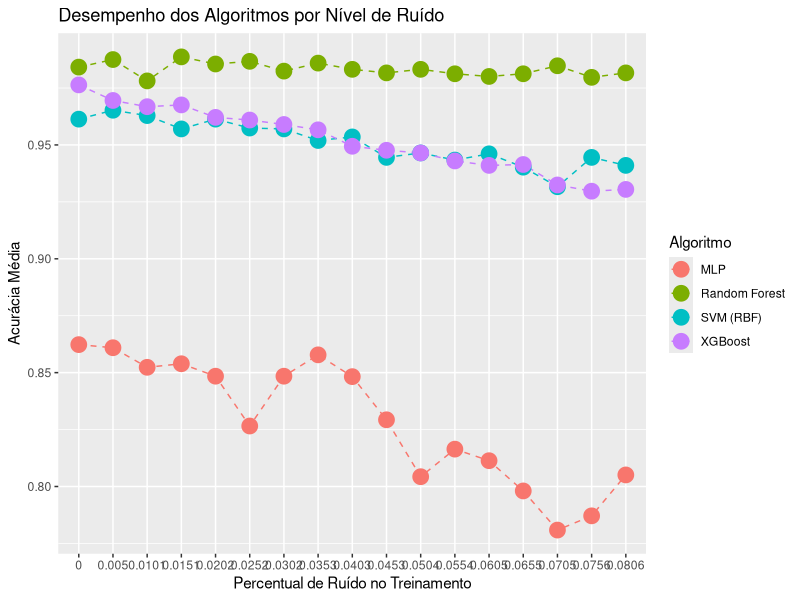
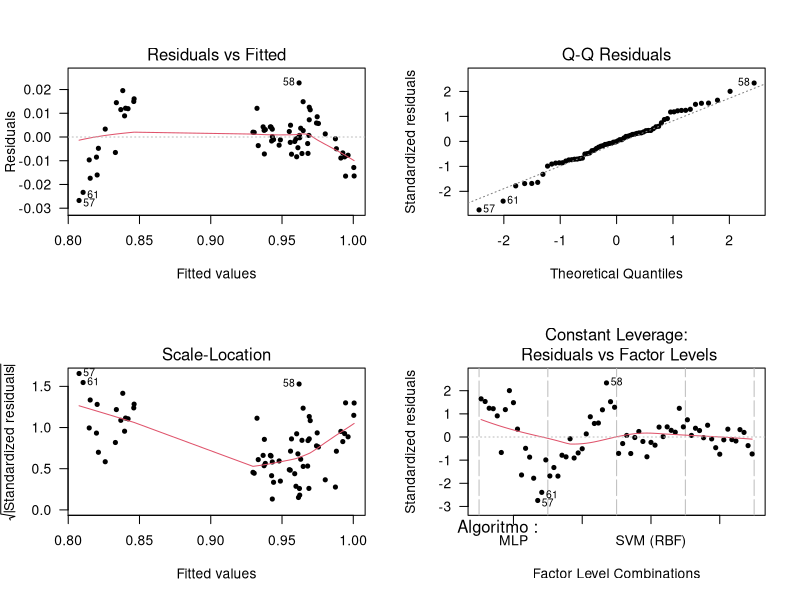
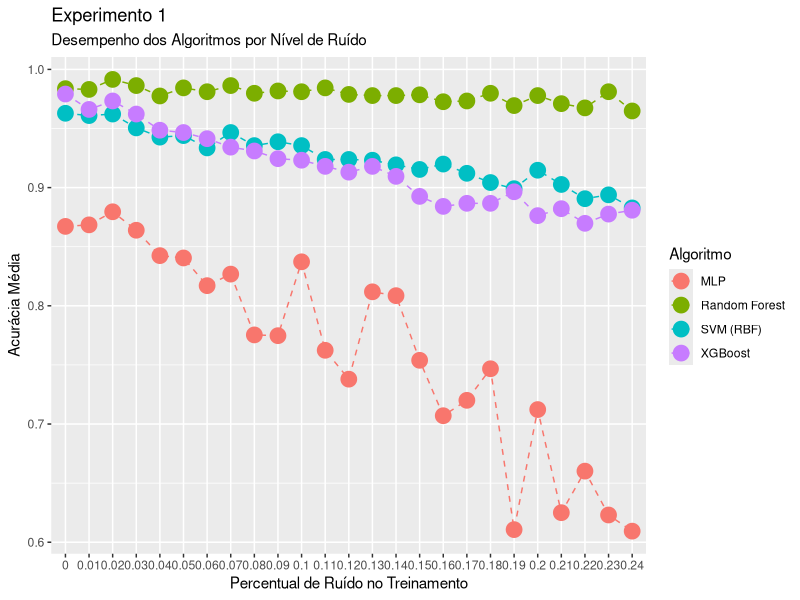
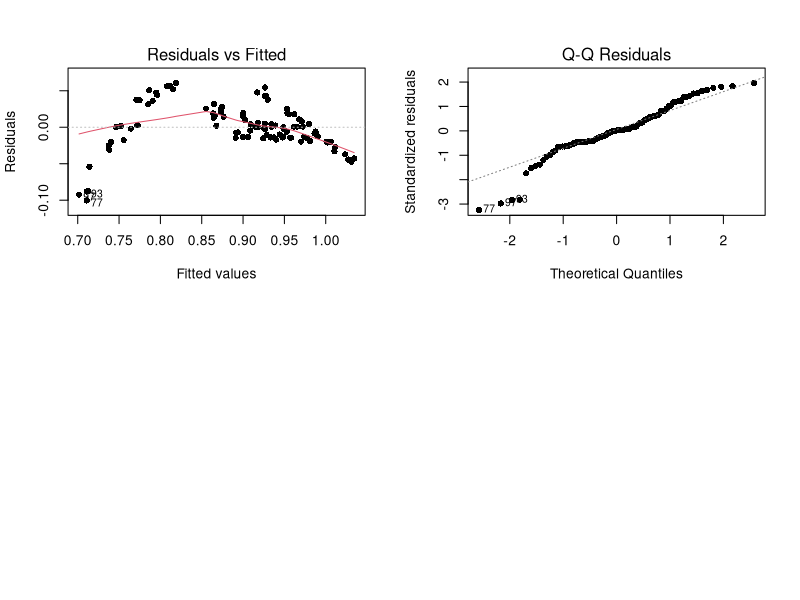
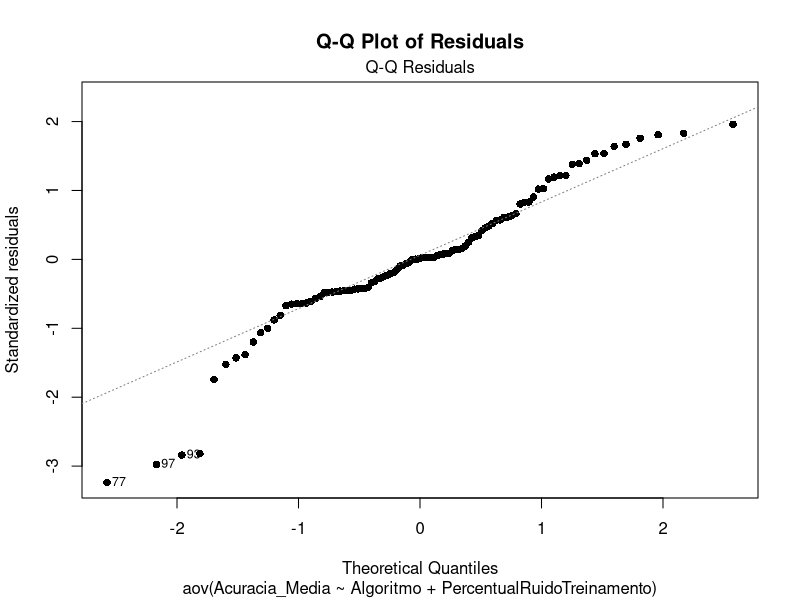
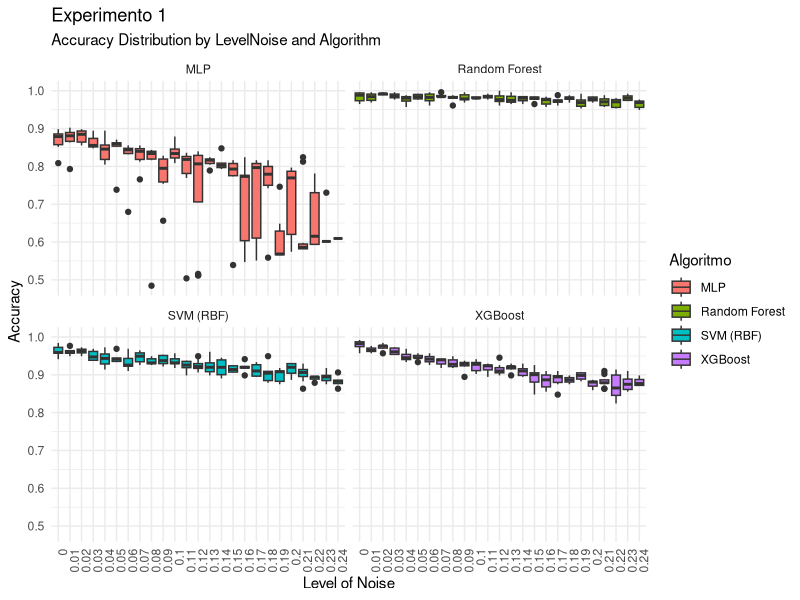
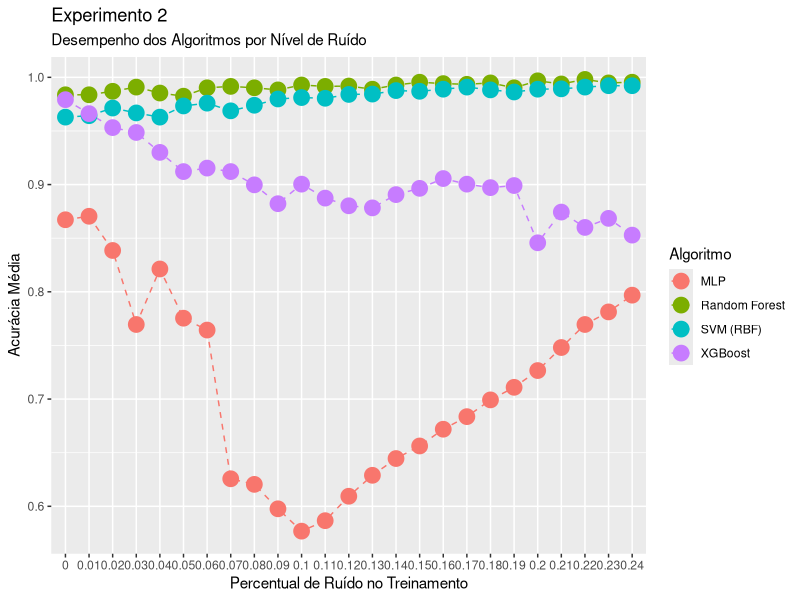
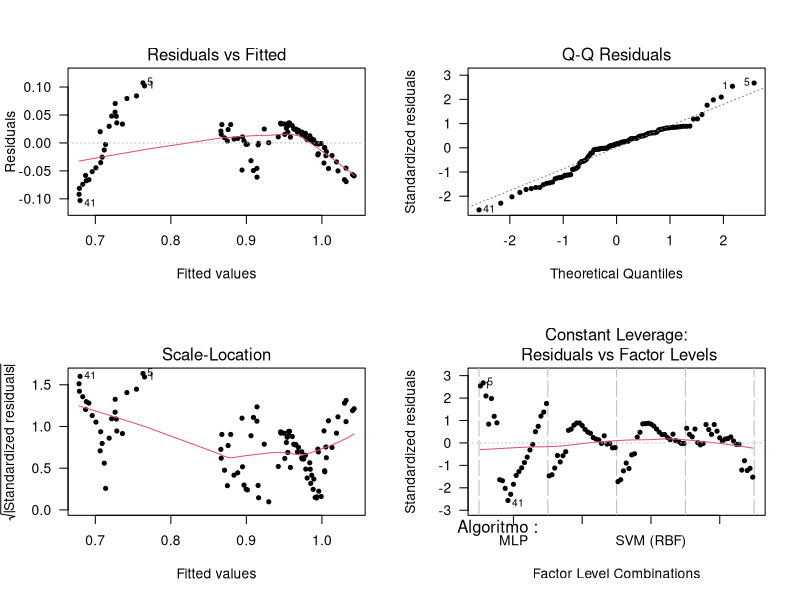

Reproduce these figures in R, in order.
# Carregar bibliotecas necessárias
library(dplyr)
library(readr)
library(stringr)
library(ggplot2)

#rm(list=ls())

# Load data
file <- read.csv("resultados/pilotos/estudo_piloto_3.csv",
                     header=TRUE)
data <- file %>%rename(Algoritmo = Classifier,
                       X = X,
                       acuracia = Accuracy,
                       percentualRuidoTreinamento = `Noise.Level`)
head(data)

# Gráfico ##################################################
# Transformar Percentual de Ruído em fator
data$percentualRuidoTreinamento <- as.factor(data$percentualRuidoTreinamento)

# Agregar os dados: média da acurácia por algoritmo e nível de ruído
aggdata <- aggregate(x = data$acuracia, 
                     by = list(Algoritmo = data$Algoritmo, 
                               percentualRuidoTreinamento = data$percentualRuidoTreinamento), 
                     FUN = mean)

# Rename columns
names(aggdata) <- c("Algoritmo", 
                    "PercentualRuidoTreinamento",
                    "Acuracia_Media")

# Coerce categorical variables to factors
for (i in 1:2){
  aggdata[, i] <- as.factor(aggdata[, i])
}

#pdf("./figs/ggplot_piloto.pdf", width = 5, height = 5) # <-- uncomment to save plot

# Gráfico de linhas para visualizar o impacto do ruído na acurácia
p <- ggplot(aggdata, aes(x = PercentualRuidoTreinamento, 
                         y = Acuracia_Media, 
                         group = Algoritmo, 
                         colour = Algoritmo))
p <- p + geom_line(linetype=2) + geom_point(size=5)
p <- p + labs(title = "Desempenho dos Algoritmos por Nível de Ruído",
         x = "Percentual de Ruído no Treinamento",
         y = "Acurácia Média")
print(p)

# Calculo dos blocos  ####################
d = 0.5        # Mínima diferença de importância prática (padronizada)
alpha <- 0.05  # Nível de significância
p <- 1 - alpha # Nível de confiança

n <- 2
power <- 0
while (power < 0.8)
{
  df <- n - 1         # n - 1 graus de liberdade
  ncp <- d * sqrt(n)  # Non-centrality parameter
  
  power <- pt(qt(p,df), df, ncp=ncp, lower.tail=FALSE)
  n <- n + 1
}
n
power

# Calculo das repeticoes  ####################
alpha <- 0.05 # nível de significância
d <- 0.5
a <- length(unique(aggdata$Algoritmo))  # Número de algoritmos
n_max <- 1000 # Número máximo de epetições por instância

# Dataframe para armazenar os resultados
# Criar dataframe para armazenar os resultados
repeticoes <- data.frame(
  Algoritmo = character(),
  Repeticoes = integer(),
  Poder = numeric()
)

for (ruido in unique(aggdata$PercentualRuidoTreinamento)) {
  # Calcula n para cada instância para atingir poder >= 0.8
  n <- 2
  power <- 0
  
  # Obter desvio padrão da acurácia média nos algoritmos para esse nível de ruído
  sd <- sd(aggdata$Acuracia_Media[aggdata$PercentualRuidoTreinamento == ruido])
  
  while (power < 0.8)
  {
    df1 <- a - 1 # Graus de liberdade do numerador
    df2 <- a * (n - 1) # Graus de liberdade do denominador
    
    # Calcular a média da acurácia para cada algoritmo no nível de ruído atual
    mu_rf  <- aggdata$Acuracia_Media[aggdata$PercentualRuidoTreinamento == ruido & aggdata$Algoritmo == "Random Forest"]
    mu_svm <- aggdata$Acuracia_Media[aggdata$PercentualRuidoTreinamento == ruido & aggdata$Algoritmo == "SVM (RBF)"]
    mu_xgb <- aggdata$Acuracia_Media[aggdata$PercentualRuidoTreinamento == ruido & aggdata$Algoritmo == "XGBoost"]
    mu_mlp <- aggdata$Acuracia_Media[aggdata$PercentualRuidoTreinamento == ruido & aggdata$Algoritmo == "MLP"]
    
    # Média global considerando os quatro classificadores
    mu <- mean(c(mu_rf, mu_svm, mu_xgb, mu_mlp))
    
    # Calcula o NCP
    ncp <- (n*((mu_rf - mu)^2 + (mu_svm - mu)^2 + (mu_xgb - mu)^2 + (mu_mlp - mu)^2)) / (sd^2)
    
    F.crit <- qf(alpha, df1, df2, lower.tail = FALSE)
    
    power <- pf(F.crit, df1, df2, ncp, lower.tail = FALSE)

    if (n >= n_max) {
      break
    } else {
      n = n + 1
    }

  }
  
  # Armazenar resultados
  repeticoes <- rbind(repeticoes, 
                      data.frame(PercentualRuidoTreinamento = ruido, 
                                 Repeticoes = n, 
                                 Poder = power))
  # Salvar resultados em um arquivo CSV
  write.csv(repeticoes, "repeticoes.csv", row.names = FALSE)
  
}

# Análise Estatística ######################################
model <- aov(Acuracia_Media ~ Algoritmo + PercentualRuidoTreinamento, data = aggdata)
summary(model)
par(mfrow = c(2, 2))
plot(model, pch = 20, las = 1)

shapiro.test(model$residuals)

fligner.test(acuracia ~ interaction(Algoritmo,percentualRuidoTreinamento), 
             data = data)



# Experimento 1 ###########################
file <- read.csv("resultados/experimento/resultadosExperimento1.csv",
                 header=TRUE)
data <- file %>%rename(Algoritmo = Classifier,
                       X = X,
                       acuracia = Accuracy,
                       percentualRuidoTreinamento = `Noise.Level`)
head(data)
data$percentualRuidoTreinamento <- round(data$percentualRuidoTreinamento,2)
data$percentualRuidoTreinamento <- as.factor(data$percentualRuidoTreinamento)
unique(data$percentualRuidoTreinamento)
# Agregar os dados: média da acurácia por algoritmo e nível de ruído
aggdata <- aggregate(x = data$acuracia, 
                     by = list(Algoritmo = data$Algoritmo, 
                               percentualRuidoTreinamento = data$percentualRuidoTreinamento), 
                     FUN = mean)

# Rename columns
names(aggdata) <- c("Algoritmo", 
                    "PercentualRuidoTreinamento",
                    "Acuracia_Media")
# Coerce categorical variables to factors
for (i in 1:2){
  aggdata[, i] <- as.factor(aggdata[, i])
}


#pdf("./figs/ggplot_piloto.pdf", width = 5, height = 5) # <-- uncomment to save plot

# Gráfico de linhas para visualizar o impacto do ruído na acurácia
p <- ggplot(aggdata, aes(x = PercentualRuidoTreinamento, 
                         y = Acuracia_Media, 
                         group = Algoritmo, 
                         colour = Algoritmo))
p <- p + geom_line(linetype=2) + geom_point(size=5)
p + labs( subtitle = "Desempenho dos Algoritmos por Nível de Ruído",
          title = "Experimento 1",
         x = "Percentual de Ruído no Treinamento",
         y = "Acurácia Média")

## Experimento 1 - Analise estatistica ####

model <- aov(Acuracia_Media ~ Algoritmo + PercentualRuidoTreinamento, data = aggdata)
summary(model)
plot(model, which = 1,pch=16)  # Residuals vs Fitted
plot(model, which = 2,pch=16)  # Q-Q Plot of Residuals

shapiro.test(model$residuals)

fligner.test(acuracia ~ interaction(Algoritmo,percentualRuidoTreinamento), 
             data = data)

par(mfrow = c(1,1))
png("figuras/experimento1_normalidadeResiduos.png", width = 800, height = 600, res = 150)  # Save as PNG
par(cex.main = 1.5, cex.lab = 1.3, cex.axis = 1.2)  # Increase text sizes
plot(model, which = 2, main = "Residuals vs Fitted",pch=16)  # Residuals vs Fitted
dev.off() 
png("figuras/experimento1_varianciaResiduos.png", width = 800, height = 600, res = 150)  # Save as PNG
par(cex.main = 1.5, cex.lab = 1.3, cex.axis = 1.2)  # Increase text sizes
plot(model, which = 1, main = "Residuals vs Fitted",pch=16)  # Residuals vs Fitted
dev.off() 
plot(model, which = 2, main = "Q-Q Plot of Residuals",pch=16)  # Q-Q Plot


ggplot(data, aes(x = factor(percentualRuidoTreinamento), y = acuracia, fill = Algoritmo)) +
  geom_boxplot() +
  facet_wrap(~ Algoritmo) +
  theme_minimal() +
  labs(title = "Experimento 1",
       subtitle = "Accuracy Distribution by LevelNoise and Algorithm",
       x = "Level of Noise", y = "Accuracy") +
  theme(axis.text.x = element_text(angle = 90, hjust = 1))


# Experimento 2 ###########################
file <- read.csv("resultados/experimento/resultadosExperimento2.csv",
                 header=TRUE)
data <- file %>%rename(Algoritmo = Classifier,
                       X = X,
                       acuracia = Accuracy,
                       percentualRuidoTreinamento = `Noise.Level`)
head(data)
data$percentualRuidoTreinamento <- round(data$percentualRuidoTreinamento,2)
data$percentualRuidoTreinamento <- as.factor(data$percentualRuidoTreinamento)
unique(data$percentualRuidoTreinamento)
# Agregar os dados: média da acurácia por algoritmo e nível de ruído
aggdata <- aggregate(x = data$acuracia, 
                     by = list(Algoritmo = data$Algoritmo, 
                               percentualRuidoTreinamento = data$percentualRuidoTreinamento), 
                     FUN = mean)

# Rename columns
names(aggdata) <- c("Algoritmo", 
                    "PercentualRuidoTreinamento",
                    "Acuracia_Media")
# Coerce categorical variables to factors
for (i in 1:2){
  aggdata[, i] <- as.factor(aggdata[, i])
}


#pdf("./figs/ggplot_piloto.pdf", width = 5, height = 5) # <-- uncomment to save plot

# Gráfico de linhas para visualizar o impacto do ruído na acurácia
p <- ggplot(aggdata, aes(x = PercentualRuidoTreinamento, 
                         y = Acuracia_Media, 
                         group = Algoritmo, 
                         colour = Algoritmo))
p <- p + geom_line(linetype=2) + geom_point(size=5)
p + labs( subtitle= "Desempenho dos Algoritmos por Nível de Ruído",
          title= "Experimento 2",
         x = "Percentual de Ruído no Treinamento",
         y = "Acurácia Média")

## Experimento 2 - Analise estatistica ####

model <- aov(Acuracia_Media ~ Algoritmo + PercentualRuidoTreinamento, data = aggdata)
summary(model)
par(mfrow = c(2, 2))
plot(model, pch = 20, las = 1)

shapiro.test(model$residuals)

fligner.test(acuracia ~ interaction(Algoritmo,percentualRuidoTreinamento), 
             data = data)
par(mfrow = c(1,1))
ggplot(data, aes(x = factor(percentualRuidoTreinamento), y = acuracia, fill = Algoritmo)) +
  geom_boxplot() +
  facet_wrap(~ Algoritmo) +
  theme_minimal() +
  labs(title="Experimento 3",
       subtitle = "Accuracy Distribution by LevelNoise and Algorithm",
       x = "Level of Noise", y = "Accuracy") +
  theme(axis.text.x = element_text(angle = 90, hjust = 1))

# Experimento 3 ###########################
file <- read.csv("resultados/experimento/resultadosExperimento3.csv",
                 header=TRUE)
data <- file %>%rename(Algoritmo = Classifier,
                       X = X,
                       acuracia = Accuracy,
                       percentualRuidoTreinamento = `Noise.Level`)
head(data)
data$percentualRuidoTreinamento <- round(data$percentualRuidoTreinamento,2)
data$percentualRuidoTreinamento <- as.factor(data$percentualRuidoTreinamento)
unique(data$percentualRuidoTreinamento)
# Agregar os dados: média da acurácia por algoritmo e nível de ruído
aggdata <- aggregate(x = data$acuracia, 
                     by = list(Algoritmo = data$Algoritmo, 
                               percentualRuidoTreinamento = data$percentualRuidoTreinamento), 
                     FUN = mean)

# Rename columns
names(aggdata) <- c("Algoritmo", 
                    "PercentualRuidoTreinamento",
                    "Acuracia_Media")
# Coerce categorical variables to factors
for (i in 1:2){
  aggdata[, i] <- as.factor(aggdata[, i])
}


#pdf("./figs/ggplot_piloto.pdf", width = 5, height = 5) # <-- uncomment to save plot

# Gráfico de linhas para visualizar o impacto do ruído na acurácia
p <- ggplot(aggdata, aes(x = PercentualRuidoTreinamento, 
                         y = Acuracia_Media, 
                         group = Algoritmo, 
                         colour = Algoritmo))
p <- p + geom_line(linetype=2) + geom_point(size=5)
p + labs( subtitle= "Desempenho dos Algoritmos por Nível de Ruído",
          title= "Experimento 3",
          x = "Percentual de Ruído no Treinamento",
          y = "Acurácia Média")

## Experimento 3 - Analise estatistica ####

model <- aov(Acuracia_Media ~ Algoritmo + PercentualRuidoTreinamento, data = aggdata)
summary(model)
par(mfrow = c(2, 2))
plot(model, pch = 20, las = 1)

shapiro.test(model$residuals)

fligner.test(acuracia ~ interaction(Algoritmo,percentualRuidoTreinamento), 
             data = data)

par(mfrow = c(1,1))
ggplot(data, aes(x = factor(percentualRuidoTreinamento), y = acuracia, fill = Algoritmo)) +
  geom_boxplot() +
  facet_wrap(~ Algoritmo) +
  theme_minimal() +
  labs(title="Experimento 3",
       subtitle = "Accuracy Distribution by LevelNoise and Algorithm",
       x = "Level of Noise", y = "Accuracy") +
  theme(axis.text.x = element_text(angle = 90, hjust = 1))
